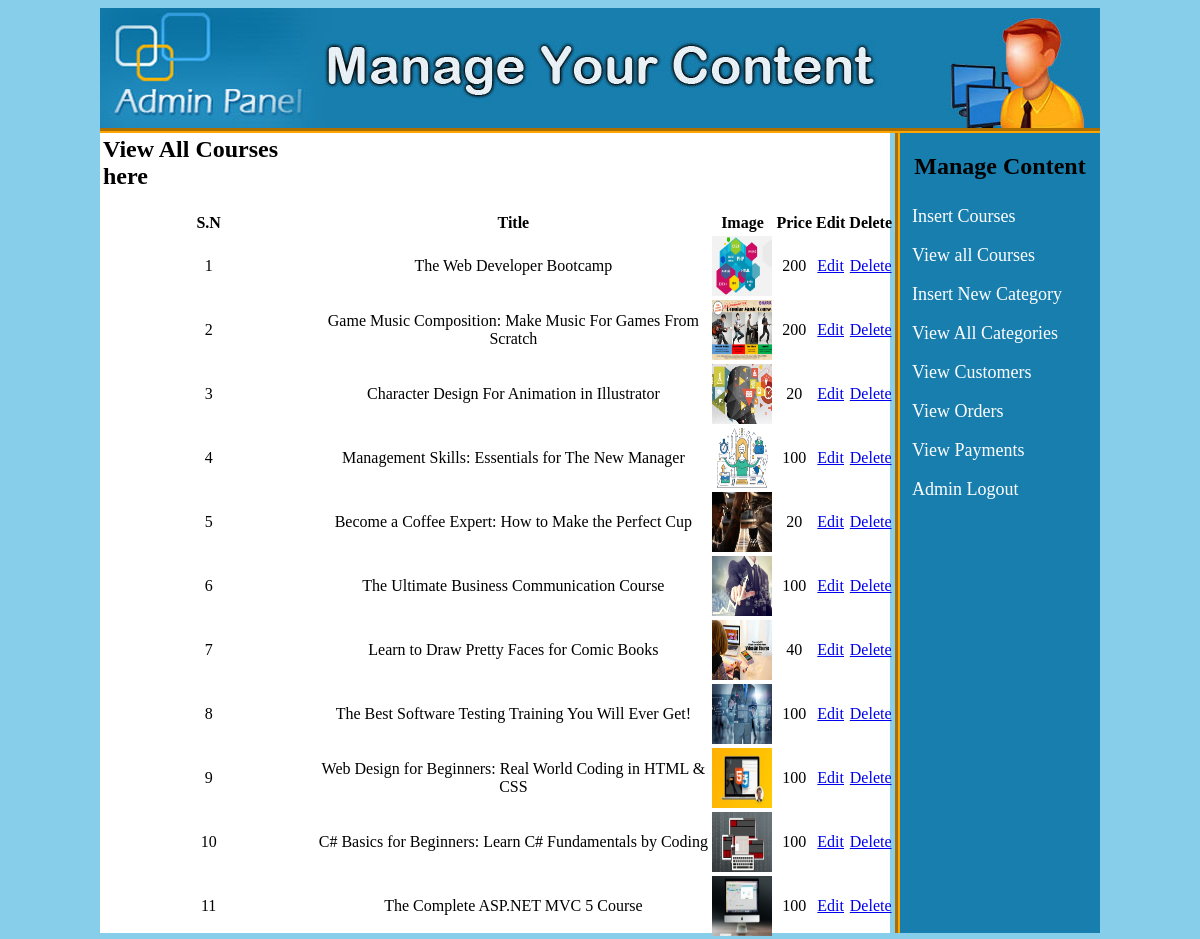
Page /admin/index.php?view_courses on the committed database.
### tables this page shows
CREATE TABLE `course` (
  `course_id` int(100) NOT NULL,
  `course_cat` int(100) NOT NULL,
  `course_title` varchar(255) NOT NULL,
  `course_desc` varchar(500) NOT NULL,
  `course_price` int(100) NOT NULL,
  `course_image` text NOT NULL,
  `course_keywords` text NOT NULL,
  `course_video` varchar(100) NOT NULL,
  `course_rate` int(10) NOT NULL,
  `instructor` varchar(40) NOT NULL
);

### admin/view_courses.php (the view)
<table width ="795" align ="center">
	<tr >
		<td><h2>View All Courses here</h2></td>
	</tr>
	<tr align = "center" >
		<th>S.N</th>
		<th>Title</th>
		<th>Image </th>
		<th>Price</th>
		<th>Edit</th>
		<th>Delete</th>
	</tr>
	<?php
	include("includes/db.php");
	$get_courses = "select * from course";
	$run_courses = mysqli_query($mysqli, $get_courses);
	$i = 0;
	while ($row_courses = mysqli_fetch_array($run_courses)){
		$course_id = $row_courses['course_id'];
		$course_title = $row_courses['course_title'];
		$course_image = $row_courses['course_image'];
		$course_price = $row_courses['course_price'];
		$i++;
	?>
	<tr align = "center">
		<td><?php echo $i; ?></td>
		<td><?php echo  $course_title; ?></td>
		<td><img src = "course_images/<?php echo $course_image; ?>" width = "60" height = "60" /></td>
		<td><?php echo  $course_price; ?></td>
		<td><a href = "index.php?edit_courses=<?php echo $course_id; ?>">Edit</a></td>
		<td><a href = "delete_courses.php?delete_courses=<?php echo $course_id; ?>">Delete</a></td>
	</tr>
	<?php } ?>
</table>

### admin/index.php (shortened to what this page needs)
<!DOCTYPE>
<html>
<head>
	<link href = "styles/style.css" rel = "stylesheet" media = "all"/>
</head>
<body>
	<div class = "main_wrapper">
		<div id = "header">
			<div id = "right">
				<h2 style = "text-align:center;">Manage Content</h2>
				<a href = "index.php?insert_courses">Insert Courses</a>
				<a href = "index.php?view_courses">View all Courses</a>
				<a href = "index.php?insert_cat">Insert New Category</a>
				<a href = "index.php?view_cats">View All Categories</a>
				<a href = "index.php?view_customers">View Customers</a>
				<a href = "index.php?view_orders">View Orders</a>
				<a href = "index.php?view_payments">View Payments</a>
				<a href = "logout.php">Admin Logout</a>
			</div>
			<div id = "left">
				<?php
				if (isset($_GET['view_courses'])){
					include("view_courses.php");
				}
				?>
			</div>
		</div>
	</div>
</body>
</html>

### admin/styles/style.css (style rules this page uses)
body { background: skyblue; }
.main_wrapper { width: 1000px; height:auto; margin: auto; }
#header { width: 1000px; height: 120px; background-image: url(../images/bg-header.jpg); border-bottom: 5px groove orange; }
#left { width: 790px; height: 800px; margin-top: 125px; background-color: white; float: left; }
#right { width: 200px; height: 800px; margin-top: 125px; float: right; border-left: 5px groove orange; background: #187eae; }
#right a { text-decoration: none; color: white; text-align: left; font-size: 18px; font-family: Palatino; padding: 6px; margin: 6px; display:block; }

### rows in the picture
course: course_title "The Web Developer Bootcamp", course_image (picture), course_price "200"
course: course_title "Game Music Composition: Make Music For Games From Scratch", course_image (picture), course_price "200"
course: course_title "Character Design For Animation in Illustrator", course_image (picture), course_price "20"
course: course_title "Management Skills: Essentials for The New Manager", course_image (picture), course_price "100"
course: course_title "Become a Coffee Expert: How to Make the Perfect Cup", course_image (picture), course_price "20"
course: course_title "The Ultimate Business Communication Course", course_image (picture), course_price "100"
course: course_title "Learn to Draw Pretty Faces for Comic Books", course_image (picture), course_price "40"
course: course_title "The Best Software Testing Training You Will Ever Get!", course_image (picture), course_price "100"
course: course_title "Web Design for Beginners: Real World Coding in HTML & CSS", course_image (picture), course_price "100"
course: course_title "C# Basics for Beginners: Learn C# Fundamentals by Coding", course_image (picture), course_price "100"
course: course_title "The Complete ASP.NET MVC 5 Course", course_image (picture), course_price "100"
